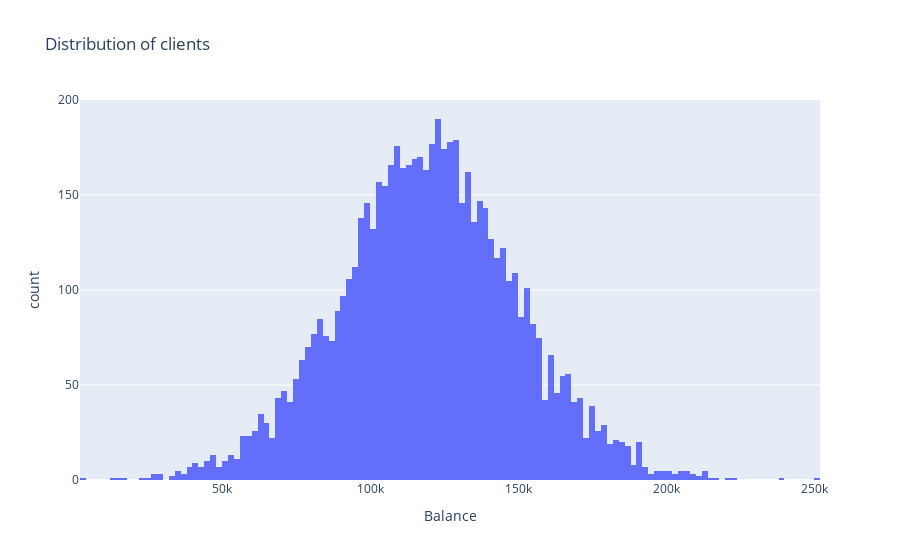

The code cell stored with this chart in its notebook:
### Markdown cell above
Most of the customers keep loyal to the bank. The churn rate is 20%

### Code cell
#9.2. Постройте график, показывающий распределение баланса пользователей, у которых на счету больше 2 500 долларов. 
# Опишите распределение и сделайте выводы.

high_ballance = churn_data[churn_data['Balance'] > 2_500]

px.histogram(
    data_frame=high_ballance,
    x='Balance',
    title='Distribution of clients',
    )

### Figure 1 — Plotly figure (JSON) as saved in the notebook; plotly's stock layout.template omitted (floating-point values rounded to 4 significant figures; data arrays with more than 128 entries replaced by an {"elided": "..."} marker saying what was removed)
{"data": [{"alignmentgroup": "True", "bingroup": "x", "hovertemplate": "Balance=%{x}<br>count=%{y}<extra></extra>", "legendgroup": "", "marker": {"color": "#636efa", "pattern": {"shape": ""}}, "name": "", "offsetgroup": "", "orientation": "v", "showlegend": false, "type": "histogram", "x": {"elided": "6383 float values"}, "xaxis": "x", "yaxis": "y"}], "layout": {"barmode": "relative", "legend": {"tracegroupgap": 0}, "title": {"text": "Distribution of clients"}, "xaxis": {"anchor": "y", "domain": [0, 1], "title": {"text": "Balance"}}, "yaxis": {"anchor": "x", "domain": [0, 1], "title": {"text": "count"}}}}
